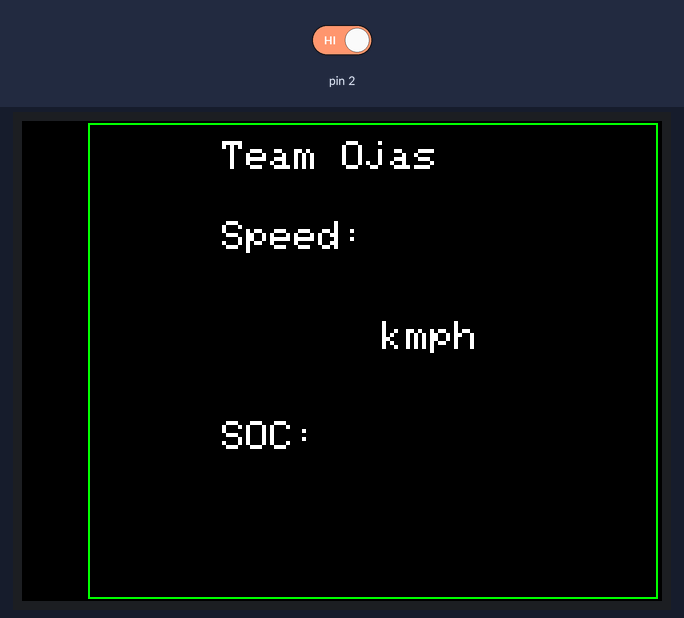
The sketch below on a simulated Arduino Uno, built with avr-gcc and run on an emulated ATmega328P. Parts: 320×240 colour display. The inputs (shaded band) are chosen by the test bench; at power-on: pin 2 HIGH. What the sketch prints to the serial monitor is not drawn.

Above: at 0.3 s.
At 1.4 s:
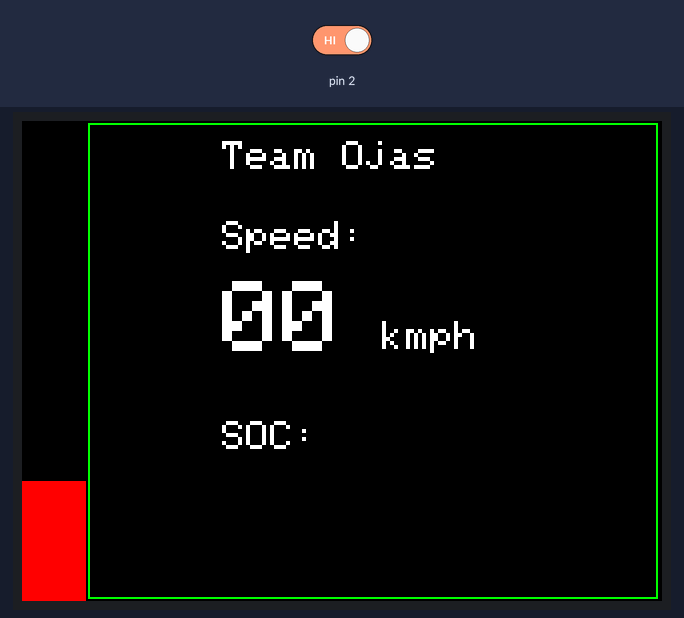
1.5 s: pin 2 driven LOW
Timing chart, 0 to 4.5 s (numbered marks = the images above; inputs shaded):
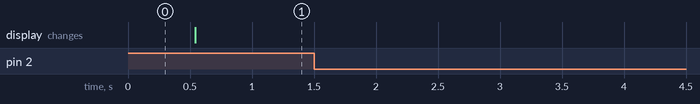

The sketch:

Dash_Code.ino
```cpp
#include "Adafruit_GFX.h"
#include "Adafruit_ILI9341.h"
#include <SPI.h>
#include <mcp_can.h>

const int SPI_CS_PIN = 9;
const int TFT_DC = 6;
const int TFT_CS = 10;
const int REV_PIN = A1;

Adafruit_ILI9341 tft = Adafruit_ILI9341(TFT_CS, TFT_DC);
int v_green,v_yellow,v_red;

int id;
float refresh_rate=50;
MCP_CAN CAN0(SPI_CS_PIN);                                    // Set CS pin
int voltage;
int lin_vel_kmph;
void setup()
{

    tft.begin();
  tft.setRotation(3);
  tft.fillScreen(ILI9341_BLACK);
  tft.setTextWrap(false);
  tft.setCursor(100,10);
  tft.setTextColor(ILI9341_WHITE,ILI9341_BLACK);
  tft.setTextSize(2);
  tft.println("Team Ojas");
  tft.drawRect(33,1,285,238,ILI9341_GREEN);
  tft.setCursor(100,50);
  tft.println("Speed: ");
  tft.setTextSize(2);
  tft.setCursor(180,100);
  tft.print("kmph");

  tft.setCursor(100,150);
  tft.println("SOC: ");

/* tft.begin();
 tft.setRotation(1);
 tft.fillScreen(ILI9341_BLACK);
 tft.drawRect(5,5,310,230,ILI9341_BLUE);
 tft.setCursor(30,100);
 tft.setTextColor(ILI9341_WHITE);
 tft.setTextSize(5);
 tft.println("TEAM OJAS");
 delay(4000);
tft.fillScreen(ILI9341_BLACK);
 tft.drawRect(5,5,310,230,ILI9341_BLUE);
*/


    Serial.begin(115200);
Serial.println("Hello");
if(CAN0.begin(CAN_500KBPS) == CAN_OK)
      Serial.print("can init ok!!\r\n");
  else
      Serial.print("Can init fail!!\r\n");
  pinMode(2,INPUT);
  delay(50);

     Serial.println("Initializing Card");
  //CS Pin is an output


  //SD Card will Draw Power from Pin 8, so set it high

  //Initialize Card

  //Write Log File Header
}

void loop()
{
can_read_sd_store();

//tft.fillScreen(ILI9341_BLACK);

  disp_soc(voltage);
/* tft.setCursor(120,80);
 tft.setTextSize(7);
 tft.setTextColor(ILI9341_WHITE);*/
tft.setTextSize(5);
tft.setCursor(100,80);

  if(lin_vel_kmph<10)
    tft.print("0");
 else
 {
  }
/*    tft.println(lin_vel_kmph);
 tft.setCursor(100,20);
 tft.setTextSize(2);
 tft.println("TEAM OJAS");
 tft.setCursor(120,60);
 tft.println("SPEED:");
 delay(500);
 tft.fillRect(100,80,140,80,ILI9341_BLACK);
*/
tft.println(lin_vel_kmph);

}


void can_read_sd_store()
{
    unsigned char len = 0;
    unsigned char buf[8];

        if(!digitalRead(2))                         // If pin 2 is low, read receive buffer
    {
        CAN0.readMsgBuf(&len, buf);    // read data,  len: data length, buf: data buf

        unsigned long canId = CAN0.getCanId();
        if (canId==0x00)
        {
        Serial.println("-----------------------------");
        Serial.print("get data from ID: ");
        Serial.println(canId, HEX);

        for(int i = 0; i<len; i++)    // print the data
        {
            Serial.print(buf[i],DEC);
            Serial.print("\t");
         }

        //Create Data string for storing to SD card
  //We will use CSV Format

        voltage=map((int)buf[0],0,168,0,4);

            lin_vel_kmph=(int)buf[1];


   // Serial.println(dataString);
      }
    else if (canId==0x10)
    {
      int rev=(int)buf[0];
      Serial.println(rev);
      analogWrite(A1,rev);
    }

  }

}
void disp_soc(int soc)
{
    if(soc <= 1){
      tft.fillRect(0,0,32,240,ILI9341_BLACK);
      tft.fillRect(0, 180, 32, 60, ILI9341_RED);
    }
    else if(soc <= 2){
      tft.fillRect(0,0,32,240,ILI9341_BLACK);
      tft.fillRect(0, 180, 32, 60, ILI9341_RED);
      tft.fillRect(0, 120, 32, 60, ILI9341_ORANGE);
    }
    else if(soc <= 3){

      tft.fillRect(0,0,32,240,ILI9341_BLACK);
      tft.fillRect(0, 180, 32, 60, ILI9341_RED);
      tft.fillRect(0, 120, 32, 60, ILI9341_ORANGE);
      tft.fillRect(0, 60, 32, 60, ILI9341_YELLOW);
    }
    else{

      tft.fillRect(0, 180, 32, 60, ILI9341_RED);
      tft.fillRect(0, 120, 32, 60, ILI9341_ORANGE);
      tft.fillRect(0, 60, 32, 60, ILI9341_YELLOW);
      tft.fillRect(0, 0, 32, 60, ILI9341_GREEN);
    }

}
/*  v_green=90;
  v_yellow=60;
  v_red=20;

  int y=map(voltage,0,100,200,10);
   if (voltage>v_green)
   {
     tft.fillRect(10,40+190*((100-voltage)/100),50,190*voltage/100,ILI9341_GREEN);
     tft.fillRect(260,40+190*((100-voltage)/100),50,190*voltage/100,ILI9341_GREEN);
   }
   if (voltage>v_yellow&& voltage<v_green)
   {
     tft.fillRect(10,116+114*(60-voltage)/60,50,114*voltage/60,ILI9341_YELLOW);
     tft.fillRect(260,116+114*(60-voltage)/60,50,114*voltage/60,ILI9341_YELLOW);
   }
   if (voltage>v_red && voltage<v_yellow)
   {
      tft.fillRect(10,192+38*(20-voltage)/20,50,38*voltage/20,ILI9341_RED);
      tft.fillRect(260,192+38*(20-voltage)/20,50,38*voltage/20,ILI9341_RED);
   }
   tft.setCursor(17,20+190*(100-voltage)/100);
   tft.setTextSize(3);
   tft.println(voltage);

*/
```
